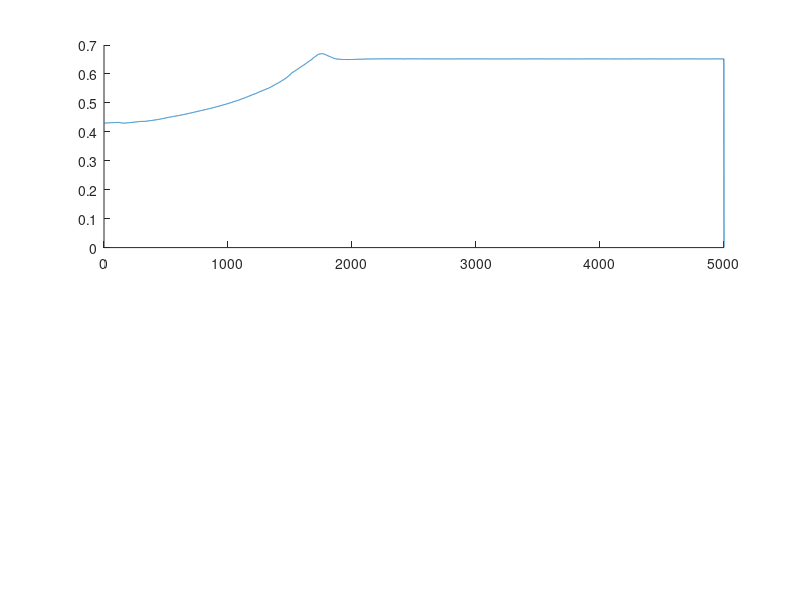

This chart was generated by the following MATLAB code: (Note: this script raises an error after producing the figure.)
tmp = load('./simulations/sols4paperPlot');

sol_dd = tmp.sols4paperPlot.sol_dd;
sol_lsq = tmp.sols4paperPlot.sol_lsq;
sol_mdl =  tmp.sols4paperPlot.sol_mld;



%% calculate the values of u 

u_clMDL = zeros(1,length(sol_mdl.u_cl));
u_clMDL(1) =sol_dd.u_cl(1);
for i = 2:length(u_clMDL)
    u_clMDL(i) = u_clMDL(i-1) + sol_mdl.u_cl(i);
end

u_clLSQ = zeros(1,length(sol_lsq.u_cl));
u_clLSQ(1) =sol_dd.u_cl(1);
for i = 2:length(u_clLSQ)
    u_clLSQ(i) = u_clLSQ(i-1) + sol_lsq.u_cl(i);
end

%%
close all

lgnd = {};
subplot(2,1,1)

hold on 
plot(sol_dd.x_cl(2,:));
lgnd{end+1} = "Data-driven MPC with $N = " + num2str(sol_dd.params.N) + "$"
plot(sol_lsq.x_cl(2,:));
lgnd{end+1} = "Identification-based MPC with $N = " + num2str(sol_lsq.params.N) + "$"

plot(sol_mdl.x_cl(2,:))
lgnd{end+1} = "Model-based MPC"

plot(1:length(sol_dd.x_cl(2,:)),sol_dd.y_T(1,:)*ones(1,length(sol_dd.x_cl(2,:))), '--');
lgnd{end+1} = "Setpoint $y^{\mathrm{r}}$"
hold off


xlim([0,2500])
xlabel('Time-step $t$')
ylabel('Solution $y(t)$')
legend(lgnd,'Location','southeast' )
grid on 

subplot(2,1,2)
plot(sol_dd.u_cl(1,:));
hold on 
plot(u_clLSQ)
plot(u_clMDL)
hold off

xlim([0,2500])
xlabel('Time-step $t$')
ylabel('Input $u(t)$')
legend(lgnd{1:end-1},'Location','southeast' )
grid on 
matlab2tikz('solExample.tex')
%exportgraphics(gcf,"./sols4paper/solExample.jpg")